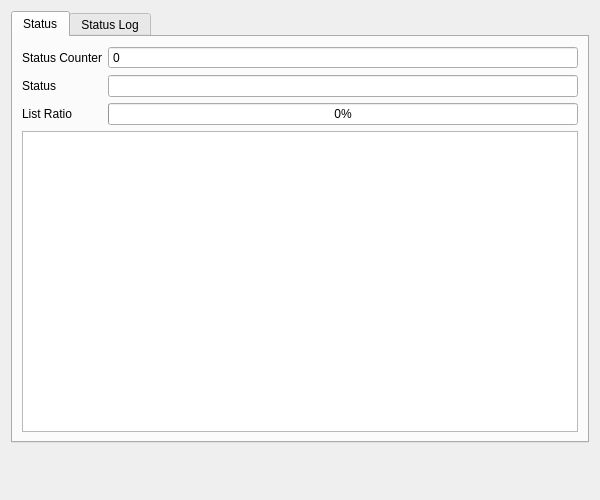
<?xml version="1.0" encoding="UTF-8"?>
<ui version="4.0">
 <author>Thomas Vogt</author>
 <class>Arinc615aDlaQt::UploadOperationStatusPage</class>
 <widget class="QWizardPage" name="Arinc615aDlaQt::UploadOperationStatusPage">
  <property name="geometry">
   <rect>
    <x>0</x>
    <y>0</y>
    <width>600</width>
    <height>500</height>
   </rect>
  </property>
  <property name="windowTitle">
   <string>WizardPage</string>
  </property>
  <property name="title">
   <string>Operation Status</string>
  </property>
  <property name="subTitle">
   <string>Status of ARINC 615A Upload Operation</string>
  </property>
  <layout class="QVBoxLayout" name="verticalLayout">
   <item>
    <widget class="QTabWidget" name="gbStatus">
     <property name="currentIndex">
      <number>0</number>
     </property>
     <widget class="QWidget" name="statusPage">
      <attribute name="title">
       <string>Status</string>
      </attribute>
      <layout class="QFormLayout" name="formLayout_5">
       <item row="0" column="0">
        <widget class="QLabel" name="statusCounterLabel">
         <property name="text">
          <string>Status Counter</string>
         </property>
         <property name="buddy">
          <cstring>statusCounter</cstring>
         </property>
        </widget>
       </item>
       <item row="1" column="0">
        <widget class="QLabel" name="lblStatus">
         <property name="text">
          <string>Status</string>
         </property>
         <property name="buddy">
          <cstring>status</cstring>
         </property>
        </widget>
       </item>
       <item row="0" column="1">
        <widget class="QSpinBox" name="statusCounter">
         <property name="readOnly">
          <bool>true</bool>
         </property>
         <property name="buttonSymbols">
          <enum>QAbstractSpinBox::NoButtons</enum>
         </property>
        </widget>
       </item>
       <item row="2" column="0">
        <widget class="QLabel" name="lblListRatio">
         <property name="text">
          <string>List Ratio</string>
         </property>
        </widget>
       </item>
       <item row="2" column="1">
        <widget class="QProgressBar" name="listRatio">
         <property name="value">
          <number>0</number>
         </property>
        </widget>
       </item>
       <item row="3" column="0" colspan="2">
        <widget class="QTableView" name="loadHeaderStatus">
         <property name="alternatingRowColors">
          <bool>true</bool>
         </property>
         <property name="selectionMode">
          <enum>QAbstractItemView::NoSelection</enum>
         </property>
         <property name="selectionBehavior">
          <enum>QAbstractItemView::SelectRows</enum>
         </property>
         <attribute name="horizontalHeaderStretchLastSection">
          <bool>true</bool>
         </attribute>
         <attribute name="verticalHeaderVisible">
          <bool>false</bool>
         </attribute>
        </widget>
       </item>
       <item row="1" column="1">
        <widget class="QLineEdit" name="status">
         <property name="toolTip">
          <string>Status Code</string>
         </property>
         <property name="readOnly">
          <bool>true</bool>
         </property>
        </widget>
       </item>
      </layout>
     </widget>
     <widget class="QWidget" name="statusLogPage">
      <attribute name="title">
       <string>Status Log</string>
      </attribute>
      <layout class="QVBoxLayout" name="verticalLayout_3">
       <item>
        <widget class="QSplitter" name="splitter">
         <property name="orientation">
          <enum>Qt::Vertical</enum>
         </property>
         <widget class="QTableView" name="statusLog">
          <property name="sizePolicy">
           <sizepolicy hsizetype="Expanding" vsizetype="Expanding">
            <horstretch>2</horstretch>
            <verstretch>0</verstretch>
           </sizepolicy>
          </property>
          <property name="alternatingRowColors">
           <bool>true</bool>
          </property>
          <property name="selectionMode">
           <enum>QAbstractItemView::SingleSelection</enum>
          </property>
          <property name="selectionBehavior">
           <enum>QAbstractItemView::SelectRows</enum>
          </property>
          <attribute name="horizontalHeaderStretchLastSection">
           <bool>true</bool>
          </attribute>
          <attribute name="verticalHeaderVisible">
           <bool>false</bool>
          </attribute>
         </widget>
         <widget class="QTableView" name="loadHeaderStatusLog">
          <property name="sizePolicy">
           <sizepolicy hsizetype="Expanding" vsizetype="Expanding">
            <horstretch>3</horstretch>
            <verstretch>0</verstretch>
           </sizepolicy>
          </property>
          <property name="alternatingRowColors">
           <bool>true</bool>
          </property>
          <property name="selectionMode">
           <enum>QAbstractItemView::NoSelection</enum>
          </property>
          <attribute name="horizontalHeaderStretchLastSection">
           <bool>true</bool>
          </attribute>
          <attribute name="verticalHeaderVisible">
           <bool>false</bool>
          </attribute>
         </widget>
        </widget>
       </item>
      </layout>
     </widget>
    </widget>
   </item>
   <item>
    <spacer name="verticalSpacer">
     <property name="orientation">
      <enum>Qt::Vertical</enum>
     </property>
     <property name="sizeHint" stdset="0">
      <size>
       <width>20</width>
       <height>40</height>
      </size>
     </property>
    </spacer>
   </item>
  </layout>
 </widget>
 <tabstops>
  <tabstop>gbStatus</tabstop>
  <tabstop>statusCounter</tabstop>
  <tabstop>status</tabstop>
  <tabstop>loadHeaderStatus</tabstop>
  <tabstop>statusLog</tabstop>
  <tabstop>loadHeaderStatusLog</tabstop>
 </tabstops>
 <resources/>
 <connections/>
</ui>
